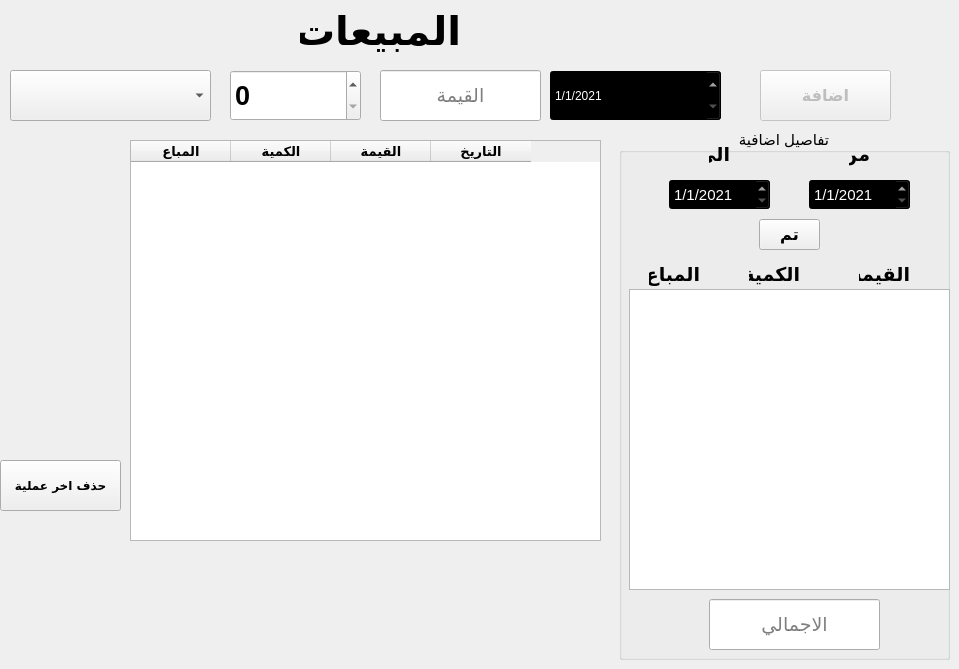
    <widget class="QWidget" name="tab_22">
     <attribute name="title">
      <string>المبيعات</string>
     </attribute>
     <widget class="QTableWidget" name="tableWidget_16">
      <property name="geometry">
       <rect>
        <x>130</x>
        <y>140</y>
        <width>471</width>
        <height>401</height>
       </rect>
      </property>
      <property name="font">
       <font>
        <pointsize>10</pointsize>
        <weight>75</weight>
        <bold>true</bold>
       </font>
      </property>
      <column>
       <property name="text">
        <string>المباع</string>
       </property>
       <property name="font">
        <font>
         <pointsize>10</pointsize>
         <weight>75</weight>
         <bold>true</bold>
        </font>
       </property>
       <property name="textAlignment">
        <set>AlignCenter</set>
       </property>
      </column>
      <column>
       <property name="text">
        <string>الكمية</string>
       </property>
       <property name="font">
        <font>
         <pointsize>10</pointsize>
         <weight>75</weight>
         <bold>true</bold>
        </font>
       </property>
       <property name="textAlignment">
        <set>AlignCenter</set>
       </property>
      </column>
      <column>
       <property name="text">
        <string>القيمة</string>
       </property>
       <property name="font">
        <font>
         <pointsize>10</pointsize>
         <weight>75</weight>
         <bold>true</bold>
        </font>
       </property>
       <property name="textAlignment">
        <set>AlignCenter</set>
       </property>
      </column>
      <column>
       <property name="text">
        <string>التاريخ</string>
       </property>
       <property name="font">
        <font>
         <pointsize>10</pointsize>
         <weight>75</weight>
         <bold>true</bold>
        </font>
       </property>
       <property name="textAlignment">
        <set>AlignCenter</set>
       </property>
      </column>
     </widget>
     <widget class="QLabel" name="label_45">
      <property name="geometry">
       <rect>
        <x>300</x>
        <y>0</y>
        <width>161</width>
        <height>61</height>
       </rect>
      </property>
      <property name="font">
       <font>
        <family>Calibri Light</family>
        <pointsize>30</pointsize>
        <weight>75</weight>
        <bold>true</bold>
       </font>
      </property>
      <property name="text">
       <string>المبيعات</string>
      </property>
     </widget>
     <widget class="QPushButton" name="pushButton_51">
      <property name="enabled">
       <bool>false</bool>
      </property>
      <property name="geometry">
       <rect>
        <x>760</x>
        <y>70</y>
        <width>131</width>
        <height>51</height>
       </rect>
      </property>
      <property name="font">
       <font>
        <family>Lucida Calligraphy</family>
        <pointsize>12</pointsize>
        <weight>75</weight>
        <bold>true</bold>
       </font>
      </property>
      <property name="cursor">
       <cursorShape>PointingHandCursor</cursorShape>
      </property>
      <property name="text">
       <string>اضافة</string>
      </property>
      <property name="checkable">
       <bool>false</bool>
      </property>
     </widget>
     <widget class="QDateEdit" name="dateEdit_6">
      <property name="geometry">
       <rect>
        <x>550</x>
        <y>70</y>
        <width>171</width>
        <height>51</height>
       </rect>
      </property>
      <property name="styleSheet">
       <string notr="true">background-color: rgb(0, 0, 0);
color: rgb(255, 255, 255);
font: 12pt &quot;MS Shell Dlg 2&quot;;</string>
      </property>
      <property name="dateTime">
       <datetime>
        <hour>0</hour>
        <minute>0</minute>
        <second>0</second>
        <year>2021</year>
        <month>1</month>
        <day>1</day>
       </datetime>
      </property>
      <property name="displayFormat">
       <string>d/M/yyyy</string>
      </property>
     </widget>
     <widget class="QPushButton" name="pushButton_54">
      <property name="enabled">
       <bool>true</bool>
      </property>
      <property name="geometry">
       <rect>
        <x>0</x>
        <y>460</y>
        <width>121</width>
        <height>51</height>
       </rect>
      </property>
      <property name="font">
       <font>
        <family>Lucida Calligraphy</family>
        <pointsize>9</pointsize>
        <weight>75</weight>
        <bold>true</bold>
       </font>
      </property>
      <property name="cursor">
       <cursorShape>PointingHandCursor</cursorShape>
      </property>
      <property name="styleSheet">
       <string notr="true">:hover{

background:red;
}</string>
      </property>
      <property name="text">
       <string>حذف اخر عملية</string>
      </property>
     </widget>
     <widget class="QLineEdit" name="lineEdit_33">
      <property name="geometry">
       <rect>
        <x>380</x>
        <y>70</y>
        <width>161</width>
        <height>51</height>
       </rect>
      </property>
      <property name="font">
       <font>
        <family>Javanese Text</family>
        <pointsize>14</pointsize>
       </font>
      </property>
      <property name="alignment">
       <set>Qt::AlignCenter</set>
      </property>
      <property name="placeholderText">
       <string>القيمة</string>
      </property>
     </widget>
     <widget class="QSpinBox" name="spinBox">
      <property name="geometry">
       <rect>
        <x>230</x>
        <y>70</y>
        <width>131</width>
        <height>51</height>
       </rect>
      </property>
      <property name="font">
       <font>
        <pointsize>20</pointsize>
        <weight>75</weight>
        <bold>true</bold>
       </font>
      </property>
      <property name="value">
       <number>0</number>
      </property>
     </widget>
     <widget class="QGroupBox" name="groupBox">
      <property name="geometry">
       <rect>
        <x>619</x>
        <y>129</y>
        <width>331</width>
        <height>531</height>
       </rect>
      </property>
      <property name="font">
       <font>
        <pointsize>11</pointsize>
       </font>
      </property>
      <property name="title">
       <string>تفاصيل اضافية</string>
      </property>
      <property name="alignment">
       <set>Qt::AlignCenter</set>
      </property>
      <widget class="QLineEdit" name="lineEdit_38">
       <property name="geometry">
        <rect>
         <x>90</x>
         <y>470</y>
         <width>171</width>
         <height>51</height>
        </rect>
       </property>
       <property name="font">
        <font>
         <family>Kristen ITC</family>
         <pointsize>14</pointsize>
        </font>
       </property>
       <property name="text">
        <string/>
       </property>
       <property name="alignment">
        <set>Qt::AlignCenter</set>
       </property>
       <property name="readOnly">
        <bool>true</bool>
       </property>
       <property name="placeholderText">
        <string>الاجمالي</string>
       </property>
       <property name="cursorMoveStyle">
        <enum>Qt::LogicalMoveStyle</enum>
       </property>
      </widget>
      <widget class="QTableWidget" name="tableWidget_17">
       <property name="geometry">
        <rect>
         <x>10</x>
         <y>160</y>
         <width>321</width>
         <height>301</height>
        </rect>
       </property>
       <property name="font">
        <font>
         <pointsize>10</pointsize>
         <weight>75</weight>
         <bold>true</bold>
        </font>
       </property>
       <property name="cornerButtonEnabled">
        <bool>true</bool>
       </property>
       <attribute name="horizontalHeaderVisible">
        <bool>false</bool>
       </attribute>
       <attribute name="horizontalHeaderCascadingSectionResizes">
        <bool>true</bool>
       </attribute>
       <attribute name="horizontalHeaderHighlightSections">
        <bool>true</bool>
       </attribute>
       <attribute name="horizontalHeaderShowSortIndicator" stdset="0">
        <bool>true</bool>
       </attribute>
       <attribute name="horizontalHeaderStretchLastSection">
        <bool>true</bool>
       </attribute>
       <attribute name="verticalHeaderVisible">
        <bool>false</bool>
       </attribute>
       <attribute name="verticalHeaderCascadingSectionResizes">
        <bool>true</bool>
       </attribute>
       <attribute name="verticalHeaderHighlightSections">
        <bool>true</bool>
       </attribute>
       <attribute name="verticalHeaderShowSortIndicator" stdset="0">
        <bool>true</bool>
       </attribute>
       <attribute name="verticalHeaderStretchLastSection">
        <bool>true</bool>
       </attribute>
       <column>
        <property name="text">
         <string>المباع</string>
        </property>
        <property name="font">
         <font>
          <pointsize>10</pointsize>
          <weight>75</weight>
          <bold>true</bold>
         </font>
        </property>
        <property name="textAlignment">
         <set>AlignCenter</set>
        </property>
       </column>
       <column>
        <property name="text">
         <string>الكمية</string>
        </property>
        <property name="font">
         <font>
          <pointsize>10</pointsize>
          <weight>75</weight>
          <bold>true</bold>
         </font>
        </property>
        <property name="textAlignment">
         <set>AlignCenter</set>
        </property>
       </column>
       <column>
        <property name="text">
         <string>القيمة</string>
        </property>
        <property name="font">
         <font>
          <pointsize>10</pointsize>
          <weight>75</weight>
          <bold>true</bold>
         </font>
        </property>
        <property name="textAlignment">
         <set>AlignCenter</set>
        </property>
       </column>
      </widget>
      <widget class="QPushButton" name="pushButton_52">
       <property name="geometry">
        <rect>
         <x>140</x>
         <y>90</y>
         <width>61</width>
         <height>31</height>
        </rect>
       </property>
       <property name="font">
        <font>
         <family>Lucida Calligraphy</family>
         <pointsize>12</pointsize>
         <weight>75</weight>
         <bold>true</bold>
        </font>
       </property>
       <property name="cursor">
        <cursorShape>PointingHandCursor</cursorShape>
       </property>
       <property name="text">
        <string>تم</string>
       </property>
      </widget>
      <widget class="QDateEdit" name="dateEdit_7">
       <property name="geometry">
        <rect>
         <x>190</x>
         <y>50</y>
         <width>101</width>
         <height>31</height>
        </rect>
       </property>
       <property name="styleSheet">
        <string notr="true">background-color: rgb(0, 0, 0);
color: rgb(255, 255, 255);
font: 12pt &quot;MS Shell Dlg 2&quot;;</string>
       </property>
       <property name="dateTime">
        <datetime>
         <hour>0</hour>
         <minute>0</minute>
         <second>0</second>
         <year>2021</year>
         <month>1</month>
         <day>1</day>
        </datetime>
       </property>
       <property name="displayFormat">
        <string>d/M/yyyy</string>
       </property>
      </widget>
      <widget class="QLabel" name="label_47">
       <property name="geometry">
        <rect>
         <x>230</x>
         <y>0</y>
         <width>21</width>
         <height>51</height>
        </rect>
       </property>
       <property name="font">
        <font>
         <family>Calibri Light</family>
         <pointsize>14</pointsize>
         <weight>75</weight>
         <bold>true</bold>
        </font>
       </property>
       <property name="text">
        <string>من</string>
       </property>
      </widget>
      <widget class="QLabel" name="label_48">
       <property name="geometry">
        <rect>
         <x>90</x>
         <y>0</y>
         <width>21</width>
         <height>51</height>
        </rect>
       </property>
       <property name="font">
        <font>
         <family>Calibri Light</family>
         <pointsize>14</pointsize>
         <weight>75</weight>
         <bold>true</bold>
        </font>
       </property>
       <property name="text">
        <string>الي</string>
       </property>
      </widget>
      <widget class="QDateEdit" name="dateEdit_8">
       <property name="geometry">
        <rect>
         <x>50</x>
         <y>50</y>
         <width>101</width>
         <height>31</height>
        </rect>
       </property>
       <property name="styleSheet">
        <string notr="true">background-color: rgb(0, 0, 0);
color: rgb(255, 255, 255);
font: 12pt &quot;MS Shell Dlg 2&quot;;</string>
       </property>
       <property name="dateTime">
        <datetime>
         <hour>0</hour>
         <minute>0</minute>
         <second>0</second>
         <year>2021</year>
         <month>1</month>
         <day>1</day>
        </datetime>
       </property>
       <property name="displayFormat">
        <string>d/M/yyyy</string>
       </property>
      </widget>
      <widget class="QLabel" name="label_56">
       <property name="geometry">
        <rect>
         <x>30</x>
         <y>130</y>
         <width>51</width>
         <height>31</height>
        </rect>
       </property>
       <property name="font">
        <font>
         <family>Calibri Light</family>
         <pointsize>14</pointsize>
         <weight>75</weight>
         <bold>true</bold>
        </font>
       </property>
       <property name="text">
        <string>المباع</string>
       </property>
      </widget>
      <widget class="QLabel" name="label_57">
       <property name="geometry">
        <rect>
         <x>240</x>
         <y>130</y>
         <width>51</width>
         <height>31</height>
        </rect>
       </property>
       <property name="font">
        <font>
         <family>Calibri Light</family>
         <pointsize>14</pointsize>
         <weight>75</weight>
         <bold>true</bold>
        </font>
       </property>
       <property name="text">
        <string>القيمة</string>
       </property>
      </widget>
      <widget class="QLabel" name="label_58">
       <property name="geometry">
        <rect>
         <x>130</x>
         <y>130</y>
         <width>51</width>
         <height>31</height>
        </rect>
       </property>
       <property name="font">
        <font>
         <family>Calibri Light</family>
         <pointsize>14</pointsize>
         <weight>75</weight>
         <bold>true</bold>
        </font>
       </property>
       <property name="text">
        <string>الكمية</string>
       </property>
      </widget>
     </widget>
     <widget class="QComboBox" name="comboBox_14">
      <property name="geometry">
       <rect>
        <x>10</x>
        <y>70</y>
        <width>201</width>
        <height>51</height>
       </rect>
      </property>
      <property name="font">
       <font>
        <pointsize>13</pointsize>
       </font>
      </property>
     </widget>
    </widget>
